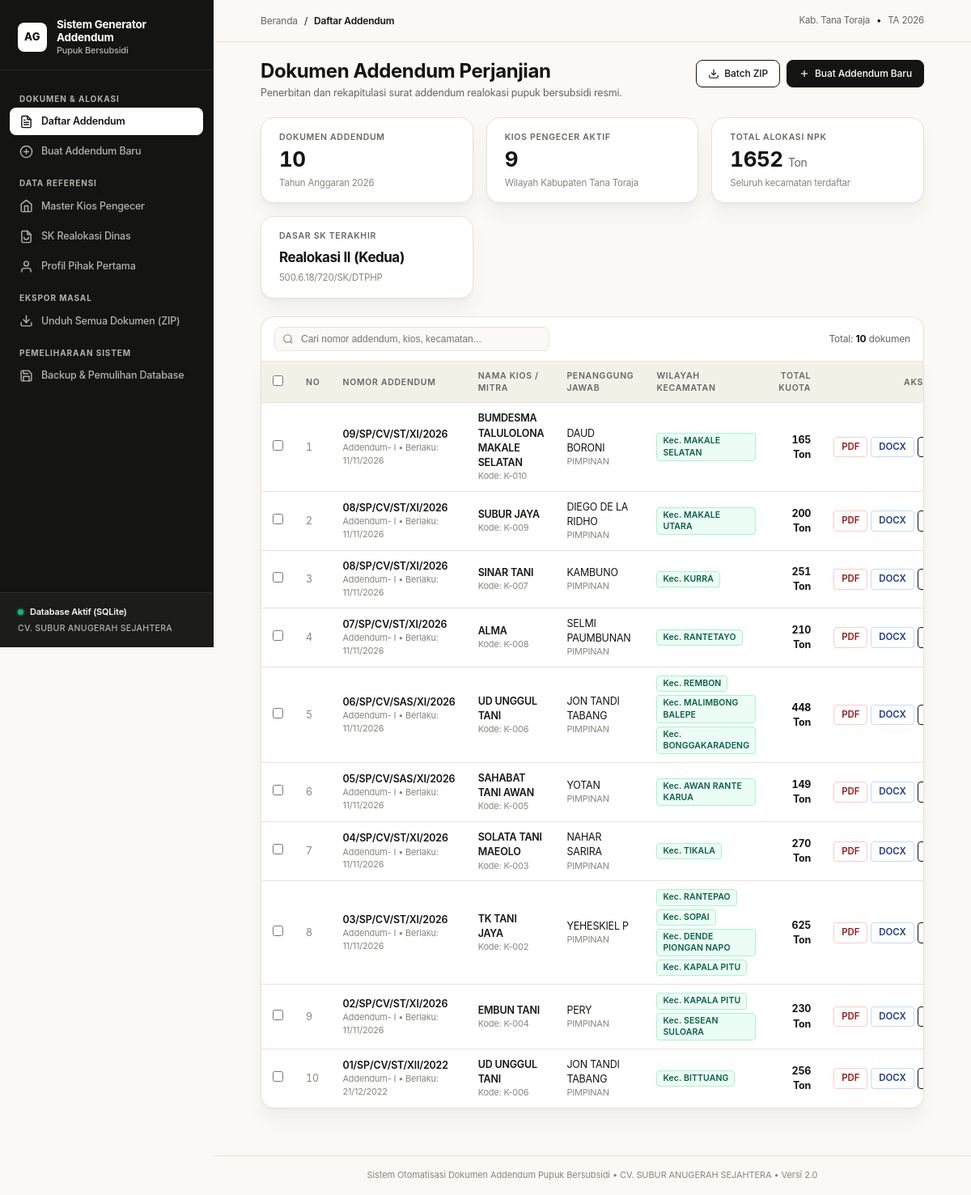
The page / on the database its author committed.
### models.py (models this page shows)
class Distributor(Base):
    __tablename__ = "distributor"
    id = Column(Integer, primary_key=True, autoincrement=True)
    nama_perusahaan = Column(String(150), nullable=False)
    nama_pimpinan = Column(String(100), nullable=False)
    jabatan = Column(String(100), default="Direktur")
    alamat = Column(String(255), nullable=False)
    kecamatan = Column(String(100), default="Rantepao")
    kabupaten = Column(String(100), default="Kabupaten Tana Toraja")
    provinsi = Column(String(100), default="Sulawesi Selatan")
    perjanjian_induk = relationship("PerjanjianInduk", back_populates="distributor")

class Addendum(Base):
    __tablename__ = "addendum"
    id = Column(Integer, primary_key=True, autoincrement=True)
    addendum_ke = Column(String(20), default="I")
    nomor_addendum = Column(String(150), nullable=False)
    nomor_lampiran_2 = Column(String(150), nullable=False)
    kota_ttd = Column(String(100), default="Kabupaten Tana Toraja")
    tanggal_ttd = Column(Date, nullable=False)
    tanggal_berlaku_efektif = Column(Date, nullable=False)
    tahun_anggaran = Column(Integer, default=2022)
    perjanjian_induk_id = Column(Integer, ForeignKey("perjanjian_induk.id"), nullable=False)
    sk_provinsi_id = Column(Integer, ForeignKey("sk_realokasi.id"), nullable=True)
    sk_kabupaten_id = Column(Integer, ForeignKey("sk_realokasi.id"), nullable=True)
    perjanjian_induk = relationship("PerjanjianInduk", back_populates="addendums")
    sk_provinsi = relationship("SKRealokasi", foreign_keys=[sk_provinsi_id])
    sk_kabupaten = relationship("SKRealokasi", foreign_keys=[sk_kabupaten_id])
    alokasi = relationship("DetailAlokasi", back_populates="addendum", cascade="all, delete-orphan")

class SKRealokasi(Base):
    __tablename__ = "sk_realokasi"
    id = Column(Integer, primary_key=True, autoincrement=True)
    tingkat = Column(String(50), nullable=False)
    nama_pejabat_dinas = Column(String(200), nullable=False)
    nama_daerah = Column(String(100), nullable=False)
    nomor_sk = Column(String(150), nullable=False)
    tanggal_sk = Column(Date, nullable=False)
    realokasi_ke = Column(String(50), nullable=False)
    tahun_anggaran = Column(Integer, nullable=False)

class Kios(Base):
    __tablename__ = "kios"
    id = Column(Integer, primary_key=True, autoincrement=True)
    nama_kios = Column(String(150), nullable=False)
    nama_pemilik = Column(String(100), nullable=False)
    jabatan = Column(String(100), default="PIMPINAN")
    alamat = Column(String(255), nullable=False)
    kecamatan = Column(String(255), nullable=False)
    kabupaten = Column(String(100), default="Tana Toraja")
    kode_kios = Column(String(50), nullable=True)
    nomor_spjb = Column(String(150), nullable=True) # Nomor Surat Perjanjian Jual Beli Pokok (misal: 01/SP/CV.ST/I/2022)
    perjanjian_induk = relationship("PerjanjianInduk", back_populates="kios", cascade="all, delete-orphan")

### app.py (the view)
@app.route("/")
def index():
    db = get_db()
    addendums = (
        db.query(Addendum)
        .options(
            joinedload(Addendum.perjanjian_induk).joinedload(PerjanjianInduk.kios),
            joinedload(Addendum.perjanjian_induk).joinedload(PerjanjianInduk.distributor)
        )
        .order_by(Addendum.id.desc())
        .all()
    )
    for a in addendums:
        total = db.query(func.sum(DetailAlokasi.kuota)).filter(DetailAlokasi.addendum_id == a.id).scalar() or 0.0
        a.total_kuota = int(total) if total.is_integer() else total
        kec_records = db.query(DetailAlokasi.kecamatan).filter(DetailAlokasi.addendum_id == a.id).distinct().all()
        a.daftar_kec = [k[0] for k in kec_records if k[0]]
    total_addendum = len(addendums)
    total_kios = db.query(Kios).count()
    pupuk_npk = db.query(JenisPupuk).filter(JenisPupuk.kode == "NPK").first()
    total_npk = 0.0
    if pupuk_npk:
        total_npk = db.query(func.sum(DetailAlokasi.kuota)).filter(DetailAlokasi.jenis_pupuk_id == pupuk_npk.id).scalar() or 0.0
        total_npk = int(total_npk) if total_npk.is_integer() else total_npk
    sk_terakhir = db.query(SKRealokasi).order_by(SKRealokasi.id.desc()).first()
    tahun_anggaran = addendums[0].tahun_anggaran if addendums else 2022
    return render_template(
        "index.html",
        addendums=addendums,
        total_addendum=total_addendum,
        total_kios=total_kios,
        total_npk=total_npk,
        sk_terakhir=sk_terakhir,
        tahun_anggaran=tahun_anggaran
    )

### app.py (called while the page is built)
def get_db():
    if "db" not in g:
        g.db = SessionLocal()
    return g.db

@app.teardown_appcontext
def teardown_db(exception=None):
    db = g.pop("db", None)
    if db is not None:
        db.close()

@app.context_processor
def inject_global_data():
    db = get_db()
    dist = db.query(Distributor).first()
    return {"app_distributor": dist}

### templates/index.html (shortened to what this page needs)
{% extends "base.html" %}
{% block breadcrumb %}Daftar Addendum{% endblock %}
{% block content %}
<div class="page-title-group">
  <div>
    <h1 class="page-headline">Dokumen Addendum Perjanjian</h1>
    <p class="page-subheadline">Penerbitan dan rekapitulasi surat addendum realokasi pupuk bersubsidi resmi.</p>
  </div>
  <div class="page-action-buttons">
    <a href="{{ url_for('batch_zip') }}" class="btn btn-secondary">
      <svg width="14" height="14" viewBox="0 0 24 24" fill="none" stroke="currentColor" stroke-width="2"><path d="M21 15v4a2 2 0 0 1-2 2H5a2 2 0 0 1-2-2v-4"></path><polyline points="7 10 12 15 17 10"></polyline><line x1="12" y1="15" x2="12" y2="3"></line></svg>
      Batch ZIP
    </a>
    <a href="{{ url_for('create_addendum') }}" class="btn btn-primary">
      <svg width="14" height="14" viewBox="0 0 24 24" fill="none" stroke="currentColor" stroke-width="2"><line x1="12" y1="5" x2="12" y2="19"></line><line x1="5" y1="12" x2="19" y2="12"></line></svg>
      Buat Addendum Baru
    </a>
  </div>
</div>
<div class="kpi-grid">
  <div class="kpi-card">
    <div class="kpi-caption">Dokumen Addendum</div>
    <div class="kpi-number">{{ total_addendum }}</div>
    <div class="kpi-hint">Tahun Anggaran {{ tahun_anggaran }}</div>
  </div>
  <div class="kpi-card">
    <div class="kpi-caption">Kios Pengecer Aktif</div>
    <div class="kpi-number">{{ total_kios }}</div>
    <div class="kpi-hint">Wilayah Kabupaten Tana Toraja</div>
  </div>
  <div class="kpi-card">
    <div class="kpi-caption">Total Alokasi NPK</div>
    <div class="kpi-number">{{ total_npk }} <span style="font-size: 14px; font-weight: normal; color: var(--text-secondary);">Ton</span></div>
    <div class="kpi-hint">Seluruh kecamatan terdaftar</div>
  </div>
  <div class="kpi-card">
    <div class="kpi-caption">Dasar SK Terakhir</div>
    <div class="kpi-number" style="font-size: 17px; line-height: 1.35; padding-top: 4px;">
      {{ sk_terakhir.realokasi_ke if sk_terakhir else '-' }}
    </div>
    <div class="kpi-hint">{{ sk_terakhir.nomor_sk if sk_terakhir else 'Belum ada SK' }}</div>
  </div>
</div>
<div class="table-filter-bar">
  <div class="search-input-box">
    <input type="text" id="searchInput" placeholder="Cari nomor addendum, kios, kecamatan..." onkeyup="filterTable()">
  </div>
  <div style="display: flex; align-items: center; gap: 12px;">
    <div style="font-size: 12px; color: var(--text-secondary);">
      Total: <b style="color: var(--text-primary);">{{ addendums|length }}</b> dokumen
    </div>
  </div>
</div>
<form id="batchDeleteForm" method="POST" action="{{ url_for('batch_delete_addendum') }}" style="margin: 0;">
  <div class="table-wrapper with-filter">
    <table class="data-table" id="addendumTable">
      <thead>
        <tr>
          <th style="width: 36px; text-align: center;">
            <input type="checkbox" id="selectAllCheckbox" onchange="toggleSelectAll(this)" title="Pilih Semua">
          </th>
          <th style="width: 40px;">NO</th>
          <th>NOMOR ADDENDUM</th>
          <th>NAMA KIOS / MITRA</th>
          <th>PENANGGUNG JAWAB</th>
          <th>WILAYAH KECAMATAN</th>
          <th style="text-align: right;">TOTAL KUOTA</th>
          <th style="text-align: right; width: 220px;">AKSI CETAK / KELOLA</th>
        </tr>
      </thead>
      <tbody>
        {% for item in addendums %}
        <tr>
          <td style="text-align: center;">
            <input type="checkbox" name="selected_addendums" value="{{ item.id }}" class="row-checkbox" onchange="updateBatchDeleteBtn()">
          </td>
          <td style="color: var(--text-muted); font-variant-numeric: tabular-nums;">{{ loop.index }}</td>
          <td>
            <a href="{{ url_for('addendum_detail', addendum_id=item.id) }}" style="font-weight: 600; color: var(--primary); text-decoration: none;">
              {{ item.nomor_addendum }}
            </a>
            <div style="font-size: 11px; color: var(--text-muted);">Addendum- {{ item.addendum_ke }} &bull; Berlaku: {{ item.tanggal_berlaku_efektif.strftime('%d/%m/%Y') }}</div>
          </td>
          <td>
            <div style="font-weight: 600; color: var(--text-primary);">{{ item.perjanjian_induk.kios.nama_kios }}</div>
            <div style="font-size: 11px; color: var(--text-muted);">Kode: {{ item.perjanjian_induk.kios.kode_kios or '-' }}</div>
          </td>
          <td>
            <div>{{ item.perjanjian_induk.kios.nama_pemilik }}</div>
            <div style="font-size: 11px; color: var(--text-muted);">{{ item.perjanjian_induk.kios.jabatan }}</div>
          </td>
          <td>
            {% if item.daftar_kec %}
              <div style="display: flex; flex-wrap: wrap; gap: 4px;">
                {% for kec in item.daftar_kec %}
                  <span class="badge badge-green">Kec. {{ kec }}</span>
                {% endfor %}
              </div>
            {% else %}
              <span class="badge badge-green">Kec. {{ item.perjanjian_induk.kios.kecamatan }}</span>
            {% endif %}
          </td>
          <td style="text-align: right;">
            <span style="font-weight: 700; color: var(--text-primary); font-variant-numeric: tabular-nums;">
              {{ item.total_kuota }} Ton
            </span>
          </td>
          <td style="text-align: right;">
            <div style="display: inline-flex; gap: 4px; align-items: center; justify-content: flex-end;">
              <a href="{{ url_for('download_pdf', addendum_id=item.id) }}" class="btn btn-pdf btn-sm" title="Unduh PDF Resmi">
                PDF
              </a>
              <a href="{{ url_for('download_docx', addendum_id=item.id) }}" class="btn btn-docx btn-sm" title="Unduh Word (.docx)">
                DOCX
              </a>
              <a href="{{ url_for('addendum_detail', addendum_id=item.id) }}" class="btn btn-secondary btn-sm" title="Buka Detail & Edit Kuota">
              </a>
            </div>
          </td>
        </tr>
        {% endfor %}
      </tbody>
    </table>
  </div>
</form>
{% endblock %}

### templates/base.html (shortened to what this page needs)
<!DOCTYPE html>
<html lang="id">
<head>
  <link rel="stylesheet" href="{{ url_for('static', filename='style.css') }}">
</head>
<body>
  <div class="app-shell">
    <aside class="app-sidebar">
      <div class="sidebar-brand-box">
        <div class="brand-icon-wrapper">AG</div>
        <div class="brand-titles">
          <div class="brand-main-title">Sistem Generator Addendum</div>
          <div class="brand-sub-title">Pupuk Bersubsidi</div>
        </div>
      </div>
      <nav class="sidebar-menu">
        <div class="menu-group-label">Dokumen & Alokasi</div>
        <a href="{{ url_for('index') }}" class="sidebar-nav-item {% if request.endpoint == 'index' %}active{% endif %}">
          <span>Daftar Addendum</span>
        </a>
        <a href="{{ url_for('create_addendum') }}" class="sidebar-nav-item {% if request.endpoint == 'create_addendum' %}active{% endif %}">
          <svg width="17" height="17" viewBox="0 0 24 24" fill="none" stroke="currentColor" stroke-width="2" stroke-linecap="round" stroke-linejoin="round">
            <circle cx="12" cy="12" r="10"></circle>
            <line x1="12" y1="8" x2="12" y2="16"></line>
            <line x1="8" y1="12" x2="16" y2="12"></line>
          </svg>
          <span>Buat Addendum Baru</span>
        </a>
        <div class="menu-group-label">Data Referensi</div>
        <a href="{{ url_for('kios_list') }}" class="sidebar-nav-item {% if request.endpoint == 'kios_list' %}active{% endif %}">
          <svg width="17" height="17" viewBox="0 0 24 24" fill="none" stroke="currentColor" stroke-width="2" stroke-linecap="round" stroke-linejoin="round">
            <path d="M3 9l9-7 9 7v11a2 2 0 0 1-2 2H5a2 2 0 0 1-2-2z"></path>
            <polyline points="9 22 9 12 15 12 15 22"></polyline>
          </svg>
          <span>Master Kios Pengecer</span>
        </a>
        <a href="{{ url_for('sk_list') }}" class="sidebar-nav-item {% if request.endpoint == 'sk_list' %}active{% endif %}">
          <svg width="17" height="17" viewBox="0 0 24 24" fill="none" stroke="currentColor" stroke-width="2" stroke-linecap="round" stroke-linejoin="round">
            <path d="M14 2H6a2 2 0 0 0-2 2v16a2 2 0 0 0 2 2h12a2 2 0 0 0 2-2V8z"></path>
            <polyline points="14 2 14 8 20 8"></polyline>
            <path d="M16 13a4 4 0 0 1-8 0"></path>
          </svg>
          <span>SK Realokasi Dinas</span>
        </a>
        <a href="{{ url_for('distributor_profile') }}" class="sidebar-nav-item {% if request.endpoint == 'distributor_profile' %}active{% endif %}">
          <svg width="17" height="17" viewBox="0 0 24 24" fill="none" stroke="currentColor" stroke-width="2" stroke-linecap="round" stroke-linejoin="round">
            <path d="M20 21v-2a4 4 0 0 0-4-4H8a4 4 0 0 0-4 4v2"></path>
            <circle cx="12" cy="7" r="4"></circle>
          </svg>
          <span>Profil Pihak Pertama</span>
        </a>
        <div class="menu-group-label">Ekspor Masal</div>
        <a href="{{ url_for('batch_zip') }}" class="sidebar-nav-item">
          <svg width="17" height="17" viewBox="0 0 24 24" fill="none" stroke="currentColor" stroke-width="2" stroke-linecap="round" stroke-linejoin="round">
            <path d="M21 15v4a2 2 0 0 1-2 2H5a2 2 0 0 1-2-2v-4"></path>
            <polyline points="7 10 12 15 17 10"></polyline>
            <line x1="12" y1="15" x2="12" y2="3"></line>
          </svg>
          <span>Unduh Semua Dokumen (ZIP)</span>
        </a>
        <div class="menu-group-label">Pemeliharaan Sistem</div>
        <a href="{{ url_for('backup_view') }}" class="sidebar-nav-item {% if request.endpoint == 'backup_view' %}active{% endif %}">
          <span>Backup & Pemulihan Database</span>
        </a>
      </nav>
      <div class="sidebar-user-box">
        <div class="system-status-indicator">
          <span class="pulse-dot"></span>
          <span>Database Aktif (SQLite)</span>
        </div>
        <div class="company-badge-name">
          {{ app_distributor.nama_perusahaan if app_distributor else 'CV. SUBUR ANUGERAH SEJAHTERA' }}
        </div>
      </div>
    </aside>
    <div class="main-workspace">
      <header class="top-action-bar">
        <div class="breadcrumbs">
          <a href="{{ url_for('index') }}">Beranda</a>
          <span class="breadcrumbs-sep">/</span>
          <span class="breadcrumbs-current">{% block breadcrumb %}Daftar Addendum{% endblock %}</span>
        </div>
        <div style="font-size: 11.5px; color: var(--text-secondary); display: flex; align-items: center; gap: 8px;">
          <span>Kab. Tana Toraja</span>
          <span style="color: var(--border-strong);">&bull;</span>
          <span>TA {{ tahun_anggaran or 2022 }}</span>
        </div>
      </header>
      <main class="content-body">
        {% block content %}{% endblock %}
      </main>
      <footer class="app-footer">
        Sistem Otomatisasi Dokumen Addendum Pupuk Bersubsidi &bull; {{ app_distributor.nama_perusahaan if app_distributor else 'CV. Subur Anugerah Sejahtera' }} &bull; Versi 2.0
      </footer>
    </div>
  </div>
</body>
</html>

### rows shown on the page
Distributor: nama_perusahaan "CV. SUBUR ANUGERAH SEJAHTERA"
Addendum: tahun_anggaran "2026", nomor_addendum "09/SP/CV/ST/XI/2026", addendum_ke "I", tanggal_berlaku_efektif "11/11/2026", perjanjian_induk.kios.nama_kios "BUMDESMA TALULOLONA MAKALE SELATAN", perjanjian_induk.kios "K-010", perjanjian_induk.kios.nama_pemilik "DAUD BORONI", perjanjian_induk.kios.jabatan "PIMPINAN", daftar_kec "MAKALE SELATAN", total_kuota "165"
SKRealokasi: realokasi_ke "Realokasi II (Kedua)", nomor_sk "500.6.18/720/SK/DTPHP"
Addendum: nomor_addendum "08/SP/CV/ST/XI/2026", addendum_ke "I", tanggal_berlaku_efektif "11/11/2026", perjanjian_induk.kios.nama_kios "SUBUR JAYA", perjanjian_induk.kios "K-009", perjanjian_induk.kios.nama_pemilik "DIEGO DE LA RIDHO", perjanjian_induk.kios.jabatan "PIMPINAN", daftar_kec "MAKALE UTARA", total_kuota "200"
Addendum: nomor_addendum "08/SP/CV/ST/XI/2026", addendum_ke "I", tanggal_berlaku_efektif "11/11/2026", perjanjian_induk.kios.nama_kios "SINAR TANI", perjanjian_induk.kios "K-007", perjanjian_induk.kios.nama_pemilik "KAMBUNO", perjanjian_induk.kios.jabatan "PIMPINAN", daftar_kec "KURRA", total_kuota "251"
Addendum: nomor_addendum "07/SP/CV/ST/XI/2026", addendum_ke "I", tanggal_berlaku_efektif "11/11/2026", perjanjian_induk.kios.nama_kios "ALMA", perjanjian_induk.kios "K-008", perjanjian_induk.kios.nama_pemilik "SELMI PAUMBUNAN", perjanjian_induk.kios.jabatan "PIMPINAN", daftar_kec "RANTETAYO", total_kuota "210"
Addendum: nomor_addendum "06/SP/CV/SAS/XI/2026", addendum_ke "I", tanggal_berlaku_efektif "11/11/2026", perjanjian_induk.kios.nama_kios "UD UNGGUL TANI", perjanjian_induk.kios "K-006", perjanjian_induk.kios.nama_pemilik "JON TANDI TABANG", perjanjian_induk.kios.jabatan "PIMPINAN", daftar_kec "REMBON" "MALIMBONG BALEPE" "BONGGAKARADENG", total_kuota "448"
Addendum: nomor_addendum "05/SP/CV/SAS/XI/2026", addendum_ke "I", tanggal_berlaku_efektif "11/11/2026", perjanjian_induk.kios.nama_kios "SAHABAT TANI AWAN", perjanjian_induk.kios "K-005", perjanjian_induk.kios.nama_pemilik "YOTAN", perjanjian_induk.kios.jabatan "PIMPINAN", daftar_kec "AWAN RANTE KARUA", total_kuota "149"
Addendum: nomor_addendum "04/SP/CV/ST/XI/2026", addendum_ke "I", tanggal_berlaku_efektif "11/11/2026", perjanjian_induk.kios.nama_kios "SOLATA TANI MAEOLO", perjanjian_induk.kios "K-003", perjanjian_induk.kios.nama_pemilik "NAHAR SARIRA", perjanjian_induk.kios.jabatan "PIMPINAN", daftar_kec "TIKALA", total_kuota "270"
Addendum: nomor_addendum "03/SP/CV/ST/XI/2026", addendum_ke "I", tanggal_berlaku_efektif "11/11/2026", perjanjian_induk.kios.nama_kios "TK TANI JAYA", perjanjian_induk.kios "K-002", perjanjian_induk.kios.nama_pemilik "YEHESKIEL P", perjanjian_induk.kios.jabatan "PIMPINAN", daftar_kec "RANTEPAO" "SOPAI" "DENDE PIONGAN NAPO" "KAPALA PITU", total_kuota "625"
Addendum: nomor_addendum "02/SP/CV/ST/XI/2026", addendum_ke "I", tanggal_berlaku_efektif "11/11/2026", perjanjian_induk.kios.nama_kios "EMBUN TANI", perjanjian_induk.kios "K-004", perjanjian_induk.kios.nama_pemilik "PERY", perjanjian_induk.kios.jabatan "PIMPINAN", daftar_kec "KAPALA PITU" "SESEAN SULOARA", total_kuota "230"
Addendum: nomor_addendum "01/SP/CV/ST/XII/2022", addendum_ke "I", tanggal_berlaku_efektif "21/12/2022", perjanjian_induk.kios.nama_kios "UD UNGGUL TANI", perjanjian_induk.kios "K-006", perjanjian_induk.kios.nama_pemilik "JON TANDI TABANG", perjanjian_induk.kios.jabatan "PIMPINAN", daftar_kec "BITTUANG", total_kuota "256"

### other values the page prints
{{ total_addendum }} "10"
{{ total_kios }} "9"
{{ total_npk }} "1652"
{{ addendums|length }} "10"
